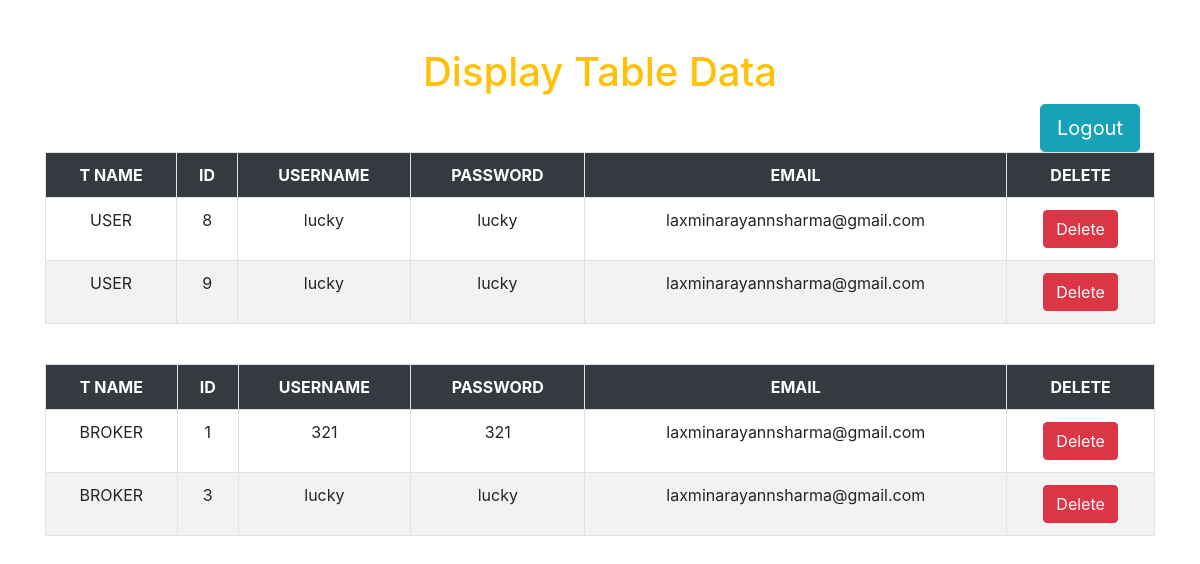
Page /afterAdminLogin.php (signed in) on the committed database.
### tables this page shows
CREATE TABLE `user` (
  `id` int(11) NOT NULL,
  `username` varchar(50) NOT NULL,
  `email` varchar(50) NOT NULL,
  `password` varchar(50) NOT NULL,
  `confirmpassword` varchar(50) NOT NULL
);

CREATE TABLE `broker` (
  `id` int(11) NOT NULL,
  `username` varchar(50) NOT NULL,
  `email` varchar(50) NOT NULL,
  `contactno` varchar(10) NOT NULL,
  `password` varchar(50) NOT NULL,
  `confirmpassword` varchar(50) NOT NULL
);

### afterAdminLogin.php (the view, shortened to what this page needs)
<html>
  <head>
    <link
      rel="stylesheet"
      href="https://maxcdn.bootstrapcdn.com/bootstrap/4.0.0/css/bootstrap.min.css"
    />
  </head>
  <body>
    <div class="container">
	  <div class="col-lg-12">
        <br /><br />
        <h1 class="text-center text-warning">Display Table Data</h1>
		<div class="float-md-right ">
		<a href="logout.php" class="btn btn-info btn-lg"> <span class="glyphicon glyphicon-log-out"></span>Logout</a>
  </div>
		</div>
        <br />
        <table class="table table-striped table-hover table-bordered text-center">
          <tr class="bg-dark text-white">
			<th>T NAME</th>
            <th>ID</th>
            <th>USERNAME</th>
			<th>PASSWORD</th>
            <th>EMAIL</th>
            <th>DELETE</th>
          </tr>
          <?php
			$con = mysqli_connect('localhost','root');
			mysqli_select_db($con,'clproject');
            $q = "select * from user";
            $query = mysqli_query($con,$q);
            while($res=mysqli_fetch_array($query))
			{
          ?>
          <tr>
		    <td><?php echo "USER" ?></td>
            <td><?php echo $res['id']; ?></td>
            <td><?php echo $res['username']; ?></td>
			<td><?php echo $res['password']; ?></td>
            <td><?php echo $res['email']; ?></td>
            <td><button class="btn-danger btn"><a href="deleteAdminU.php?id=<?php echo $res['id']; ?>" class="text-white">Delete</a></button></td>
          </tr>
          <?php
        }
          ?>
        </table>
		<br/>
		 <table class="table table-striped table-hover table-bordered text-center">
          <tr class="bg-dark text-white">
			<th>T NAME</th>
            <th>ID</th>
            <th>USERNAME</th>
			<th>PASSWORD</th>
            <th>EMAIL</th>
            <th>DELETE</th>
          </tr>
          <?php
		    $qq = "select * from broker";
            $queryq = mysqli_query($con,$qq);
            while($res=mysqli_fetch_array($queryq))
			{
          ?>
          <tr>
		    <td><?php echo "BROKER" ?></td>
            <td><?php echo $res['id']; ?></td>
            <td><?php echo $res['username']; ?></td>
			<td><?php echo $res['password']; ?></td>
            <td><?php echo $res['email']; ?></td>
            <td><button class="btn-danger btn"><a href="deleteAdminB.php?id=<?php echo $res['id']; ?>" class="text-white">Delete</a></button></td>
          </tr>
          <?php
        }
          ?>
        </table>
      </div>
  </body>
</html>

### rows in the picture
user: id "8", username "lucky", password "lucky", email "laxminarayannsharma@gmail.com"
user: id "9", username "lucky", password "lucky", email "laxminarayannsharma@gmail.com"
broker: id "1", username "321", password "321", email "laxminarayannsharma@gmail.com"
broker: id "3", username "lucky", password "lucky", email "laxminarayannsharma@gmail.com"
